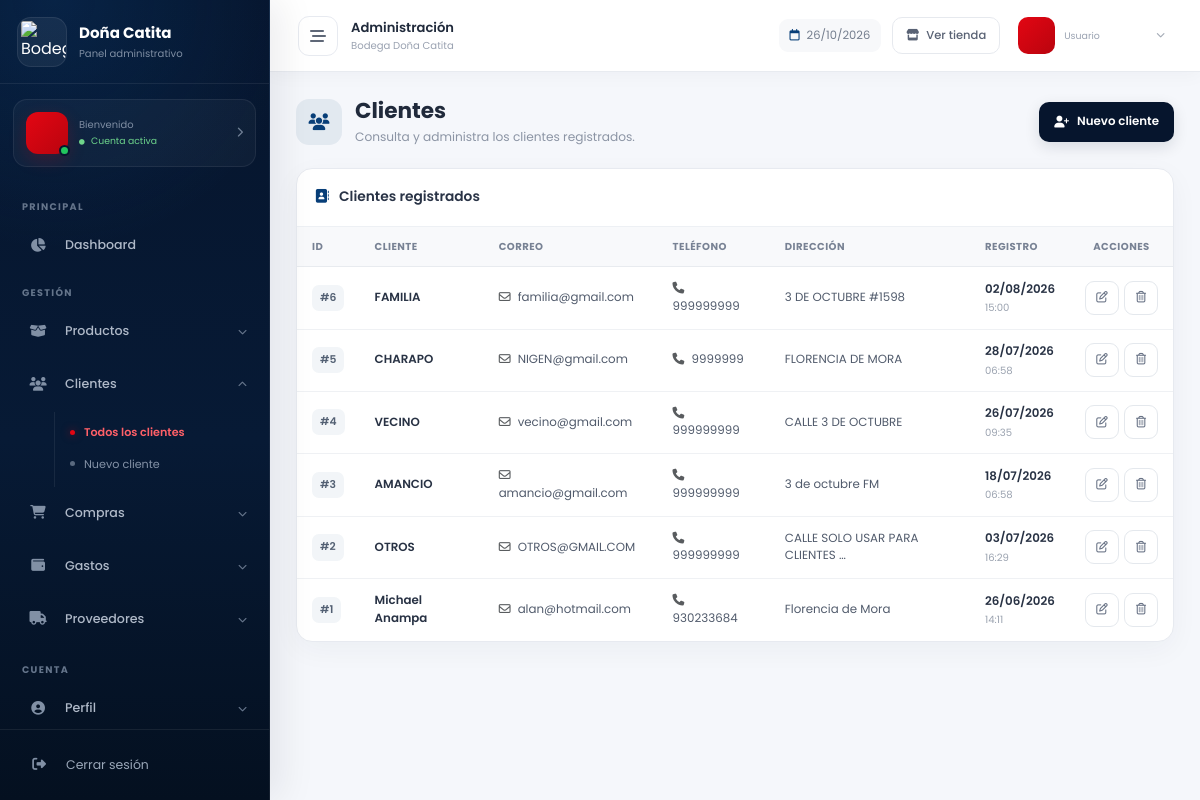
Screenshot of /clientes/lista/ with the database file from the repository.
### clientes/models.py (models this page shows, shortened)
class Cliente(models.Model):
    dni = models.CharField(max_length=8, unique=True, null=True, blank=True)
    nombre = models.CharField(max_length=100)
    email = models.EmailField(unique=True)
    telefono = models.CharField(max_length=20)
    direccion = models.TextField()
    fecha_registro = models.DateTimeField(auto_now_add=True)
    activo = models.BooleanField(default=True)
    class Meta:
        ordering = ['-fecha_registro']
        verbose_name_plural = "Clientes"

### clientes/views.py (the view)
# urls.py: path('lista/', views.lista_clientes, name='lista_clientes'),
def lista_clientes(request):
    clientes = Cliente.objects.filter(activo=True)
    return render(request, 'clientes/listaClientes.html', {'clientes': clientes})

### clientes/templates/clientes/listaClientes.html (shortened to what this page needs)
{% extends 'dashboard_base.html' %}
{% block content %}
<div class="dc-list-page">
  <div class="dc-page-header">
    <div class="dc-page-heading">
      <div class="dc-page-heading-icon">
        <i class="fa-solid fa-users"></i>
      </div>
      <div>
        <h1>Clientes</h1>
        <p>
          Consulta y administra los clientes registrados.
        </p>
      </div>
    </div>
    <div class="dc-page-actions">
      <a href="{% url 'registro_cliente' %}" class="dc-btn dc-btn-primary">
        <i class="fa-solid fa-user-plus"></i>
        Nuevo cliente
      </a>
    </div>
  </div>
  <div class="dc-table-card">
    <div class="dc-table-card-header">
      <h2>
        <i class="fa-solid fa-address-book"></i>
        Clientes registrados
      </h2>
    </div>
    {% if clientes %}
    <div class="dc-table-responsive">
      <table class="dc-admin-table">
        <thead>
          <tr>
            <th>ID</th>
            <th>Cliente</th>
            <th>Correo</th>
            <th>Teléfono</th>
            <th>Dirección</th>
            <th>Registro</th>
            <th class="text-center">Acciones</th>
          </tr>
        </thead>
        <tbody>
          {% for cliente in clientes %}
          <tr>
            <td data-label="ID">
              <span class="dc-code">
                #{{ cliente.id }}
              </span>
            </td>
            <td data-label="Cliente">
              <span class="dc-record-title">
                {{ cliente.nombre }}
              </span>
            </td>
            <td data-label="Correo">
              {% if cliente.email %}
              <i class="fa-regular fa-envelope me-1 text-muted"></i>
              {{ cliente.email }}
              {% else %}
              <span class="text-muted">
                Sin correo
              </span>
              {% endif %}
            </td>
            <td data-label="Teléfono">
              <i class="fa-solid fa-phone me-1 text-muted"></i>
              {{ cliente.telefono|default:"—" }}
            </td>
            <td data-label="Dirección">
              {{ cliente.direccion|truncatewords:5|default:"—" }}
            </td>
            <td data-label="Registro">
              <span class="dc-record-title">
                {{ cliente.fecha_registro|date:'d/m/Y' }}
              </span>
              <span class="dc-record-subtitle">
                {{ cliente.fecha_registro|date:'H:i' }}
              </span>
            </td>
            <td data-label="Acciones">
              <div class="dc-table-actions">
                <a href="{% url 'editar_cliente' cliente.pk %}" class="dc-action-btn dc-action-edit"
                  title="Editar cliente" aria-label="Editar cliente">
                  <i class="fa-regular fa-pen-to-square"></i>
                </a>
                <a href="{% url 'eliminar_cliente' cliente.pk %}" class="dc-action-btn dc-action-delete"
                  title="Eliminar cliente" aria-label="Eliminar cliente"
                  onclick="return confirm('¿Estás seguro de que deseas eliminar este cliente?')">
                  <i class="fa-regular fa-trash-can"></i>
                </a>
              </div>
            </td>
          </tr>
          {% endfor %}
        </tbody>
      </table>
    </div>
    {% endif %}
  </div>
</div>
{% endblock %}

### static/css/style.css (style rules this page uses)
body { font-family: 'Poppins', sans-serif; margin: 0; padding: 0; overflow-x: hidden; }
body { font-family: 'Poppins', sans-serif; }
:root { --dc-dark: #06152D; --dc-dark-2: #0A2348; --dc-dark-3: #041020; --dc-blue: #073E78; --dc-blue-light: #0D5BA8; --dc-primary: #E30613; --dc-primary-light: #FF3540; --dc-primary-dark: #B9040E; --dc-secondary: #07852F; --dc-secondary-light: #16A34A; --dc-white: #FFFFFF; --dc-muted: #AEB9C7; --dc-muted-dark: #7E8A99; --dc-border: rgba(255, 255, 255, .08); }
.dc-btn-primary { display: inline-flex; align-items: center; justify-content: center; gap: 10px; padding: 14px 28px; border: 1px solid var(--dc-primary); border-radius: 50px; background: var(--dc-primary); color: white; font-weight: 700; text-decoration: none; transition: background .3s ease, border-color .3s ease, transform .3s ease, box-shadow .3s ease; }
.dc-list-page { padding: 26px 26px 38px; }
.dc-page-header { display: flex; justify-content: space-between; align-items: center; gap: 20px; margin-bottom: 22px; }
.dc-page-heading { display: flex; align-items: center; gap: 13px; }
.dc-page-heading-icon { width: 46px; height: 46px; flex: 0 0 46px; display: grid; place-items: center; border-radius: 13px; background: rgba(7, 62, 120, .08); color: #073E78; font-size: 1.05rem; }
.dc-page-heading h1 { margin: 0; color: #202A3B; font-size: 1.35rem; font-weight: 700; }
.dc-page-heading p { margin: 4px 0 0; color: #8B94A4; font-size: .76rem; }
.dc-page-actions { display: flex; flex-wrap: wrap; gap: 9px; }
.dc-btn { min-height: 40px; display: inline-flex; align-items: center; justify-content: center; gap: 8px; padding: 9px 14px; border: 1px solid transparent; border-radius: 10px; font-size: .74rem; font-weight: 600; text-decoration: none; transition: transform .2s ease, box-shadow .2s ease, background .2s ease, border-color .2s ease; }
.dc-btn-primary { background: #06152D; color: #fff; box-shadow: 0 5px 15px rgba(6, 21, 45, .12); }
.dc-table-card { overflow: hidden; border: 1px solid #E7EAF0; border-radius: 16px; background: #fff; box-shadow: 0 8px 28px rgba(20, 35, 60, .045); }
.dc-table-card-header { min-height: 58px; display: flex; align-items: center; justify-content: space-between; gap: 15px; padding: 13px 18px; border-bottom: 1px solid #EDF0F4; }
.dc-table-card-header h2 { margin: 0; color: #293346; font-size: .86rem; font-weight: 600; }
.dc-table-card-header h2 i { margin-right: 7px; color: #073E78; }
.dc-admin-table { width: 100%; margin: 0; border-collapse: separate; border-spacing: 0; }
.dc-admin-table thead th { padding: 12px 15px; border: 0; border-bottom: 1px solid #E8EBEF; background: #F8F9FB; color: #788294; font-size: .63rem; font-weight: 700; letter-spacing: .45px; text-transform: uppercase; white-space: nowrap; }
.dc-admin-table tbody td { padding: 13px 15px; border: 0; border-bottom: 1px solid #EFF1F4; color: #515B6C; font-size: .74rem; vertical-align: middle; }
.dc-admin-table tbody tr:last-child td { border-bottom: 0; }
.dc-admin-table tbody tr { transition: background .18s ease; }
.dc-record-title { color: #283244; font-weight: 600; }
.dc-record-subtitle { display: block; margin-top: 2px; color: #9AA2AF; font-size: .63rem; }
.dc-code { display: inline-flex; align-items: center; padding: 5px 8px; border-radius: 7px; background: #F2F5F8; color: #536073; font-size: .67rem; font-weight: 600; white-space: nowrap; }
.dc-table-actions { display: flex; justify-content: center; align-items: center; gap: 5px; }
.dc-action-btn { width: 34px; height: 34px; display: inline-grid; place-items: center; padding: 0; border: 1px solid #E4E8ED; border-radius: 9px; background: #fff; color: #697386; font-size: .72rem; text-decoration: none; transition: transform .18s ease, background .18s ease, border-color .18s ease, color .18s ease; }

### static/css/sidebar.css (style rules this page uses)
:root { --sidebar-width: 270px; --sidebar-collapsed: 84px; --sidebar-bg: #06152D; --sidebar-bg-2: #081C38; --sidebar-text: #D5DCE7; --sidebar-muted: #7F8EA3; --sidebar-red: #E30613; --sidebar-green: #16A34A; --sidebar-border: rgba(255, 255, 255, .07); --admin-topbar-height: 72px; }
html, body { min-height: 100%; }
.dc-admin-body { min-height: 100vh; margin: 0; background: #F5F7FB; font-family: 'Poppins', sans-serif; }

### static/css/catalogo.css (style rules this page uses)
:root { --cat-blue-dark: #06152D; --cat-blue: #073E78; --cat-blue-light: #0D5BA8; --cat-red: #E30613; --cat-red-light: #F02B36; --cat-green: #07852F; --cat-green-light: #16A34A; --cat-white: #FFFFFF; --cat-bg: #F6F8FC; --cat-text: #162033; --cat-muted: #6B7585; --cat-border: #E4E9F0; }

### rows the page displays
Cliente: id "6", nombre "FAMILIA", email "familia@gmail.com", telefono "999999999", direccion "3 DE OCTUBRE #1598", fecha_registro "02/08/2026", fecha_registro "15:00"
Cliente: id "5", nombre "CHARAPO", email "NIGEN@gmail.com", telefono "9999999", direccion "FLORENCIA DE MORA", fecha_registro "28/07/2026", fecha_registro "06:58"
Cliente: id "4", nombre "VECINO", email "vecino@gmail.com", telefono "999999999", direccion "CALLE 3 DE OCTUBRE", fecha_registro "26/07/2026", fecha_registro "09:35"
Cliente: id "3", nombre "AMANCIO", email "amancio@gmail.com", telefono "999999999", direccion "3 de octubre FM", fecha_registro "18/07/2026", fecha_registro "06:58"
Cliente: id "2", nombre "OTROS", email "OTROS@GMAIL.COM", telefono "999999999", direccion "CALLE SOLO USAR PARA CLIENTES …", fecha_registro "03/07/2026", fecha_registro "16:29"
Cliente: id "1", nombre "Michael Anampa", email "alan@hotmail.com", telefono "930233684", direccion "Florencia de Mora", fecha_registro "26/06/2026", fecha_registro "14:11"
